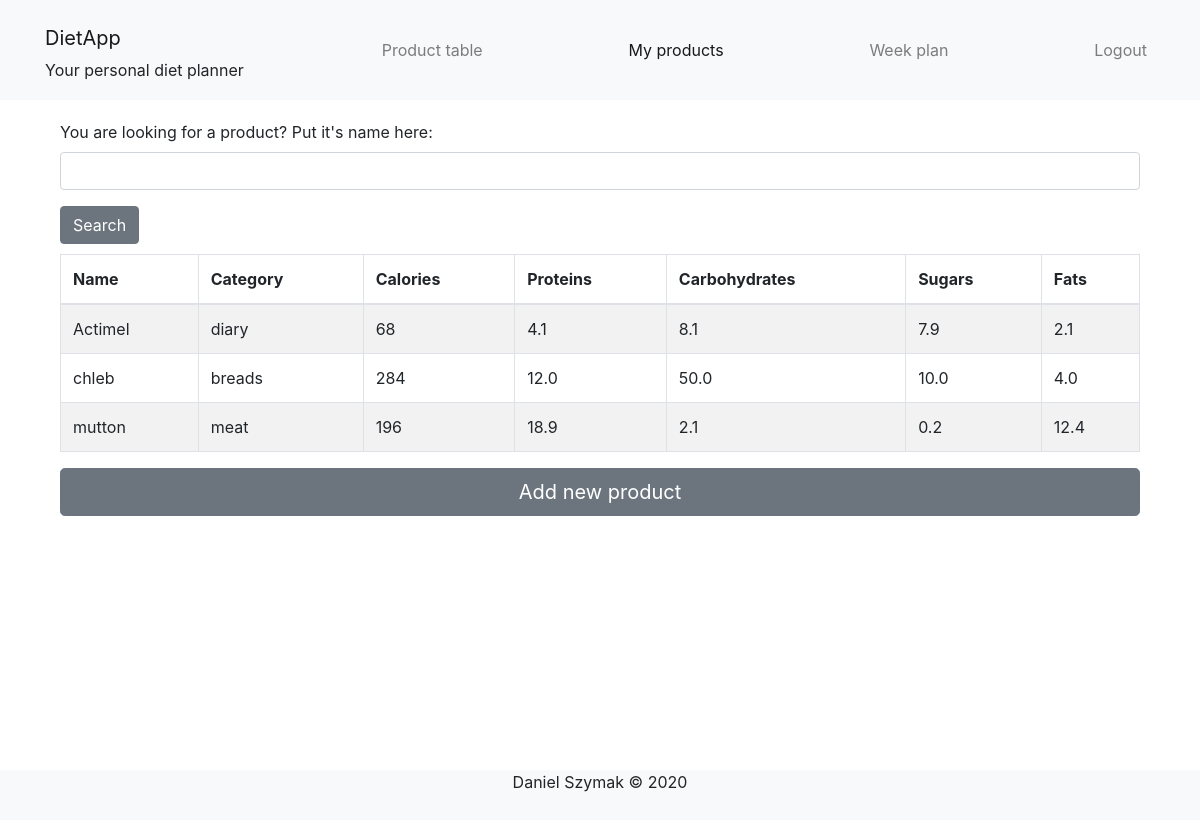
The app's page /user/my_products/ (signed in) with its own data.
### food_database/models.py (models this page shows, shortened)
class Products(models.Model):
    name = models.CharField(max_length=100, unique=True)
    category = models.CharField(max_length=100, choices=CATEGORIES)
    calories = models.PositiveIntegerField()
    proteins = models.DecimalField(decimal_places=1, max_digits=10)
    carbohydrates = models.DecimalField(decimal_places=1, max_digits=10)
    sugars = models.DecimalField(decimal_places=1, max_digits=10)
    fats = models.DecimalField(decimal_places=1, max_digits=10)
    class Meta:
        constraints = [models.CheckConstraint(check=models.Q(carbohydrates__gte=models.F('sugars')), name="Mass of sugars cannot be higher than mass of carbohydrates"), models.CheckConstraint(check=models.Q(proteins__lte=(100 - models.F("carbohydrates") - models.F("fats"))), name="Sum of proteins, carbohydrates and fats cannot be greater than 100")]

### user_site/views.py (the view)
# urls.py: path("my_products/", views.my_products, name='my_products'),
@login_required
def my_products(request):
    userfood_data = []
    for row in ProductToUser.objects.all():
        if row.user == request.user:
            userfood_data.append(row.product)
    for item in range(len(userfood_data)-1, 0, -1):
        for i in range(item):
            if userfood_data[i].name.lower() > userfood_data[i+1].name.lower():
                (userfood_data[i], userfood_data[i+1]) = (userfood_data[i+1], userfood_data[i])
    selected_userfood_data = []
    if request.method == "GET":
        form = FoodSearch(data=request.GET)
        if form.is_valid():
            for item in userfood_data:
                if form.cleaned_data['name'] in item.name.lower():
                    selected_userfood_data.append(item)
    else:
        form = FoodSearch()
    return render(request, 'user_site/my_products.html', {'data': userfood_data,
                                                         'selected_data': selected_userfood_data,
                                                         'form': form})

### user_site/forms.py
class FoodSearch(forms.Form):
    name = forms.CharField(max_length=100, required=False, label="You are looking for a product? Put it's name here:")

### templates/user_site/my_products.html (shortened to what this page needs)
{% extends "base.html" %}
{% load crispy_forms_tags %}
{% block my_products %}
<ul class="nav navbar-nav navbar-right">
    <li class="nav-item"><a class="nav-link active" href="{% url 'my_products' %}">My products</a></li>
</ul>
{% endblock %}
{% block content %}
<div class="container">
    <form method="get" action="{% url 'my_products'%}">
        {{ form | crispy }}
        <button type="submit" class="btn btn-secondary">Search</button>
    </form>
    {% if selected_data %}
    <table class="table table-striped table-hover table-bordered">
        <thead>
            <tr>
                <th scope="col">Name</th>
                <th scope="col">Category</th>
                <th scope="col">Calories</th>
                <th scope="col">Proteins</th>
                <th scope="col">Carbohydrates</th>
                <th scope="col">Sugars</th>
                <th scope="col">Fats</th>
            </tr>
        </thead>
        <tbody>
        {% for row in selected_data %}
            <tr>
                <td><a href="{% url 'product_details' row.id %}" class="text-reset text-decoration-none">{{ row.name }}</a></td>
                <td>{{ row.category }}</td>
                <td>{{ row.calories }}</td>
                <td>{{ row.proteins }}</td>
                <td>{{ row.carbohydrates }}</td>
                <td>{{ row.sugars }}</td>
                <td>{{ row.fats }}</td>
            </tr>
        {% endfor %}
        </tbody>
    </table>
    {% else %}
    <p>You don't have any products fitting to this name!</p>
    {% endif %}
</div>
<div class="container">
    <a class="btn btn-secondary btn-lg btn-block" href="{% url 'new_product' %}">Add new product</a>
</div>
{% endblock %}

### records on screen
Products: name "Actimel", category "diary", calories "68", proteins "4.1", carbohydrates "8.1", sugars "7.9", fats "2.1"
Products: name "chleb", category "breads", calories "284", proteins "12.0", carbohydrates "50.0", sugars "10.0", fats "4.0"
Products: name "mutton", category "meat", calories "196", proteins "18.9", carbohydrates "2.1", sugars "0.2", fats "12.4"
